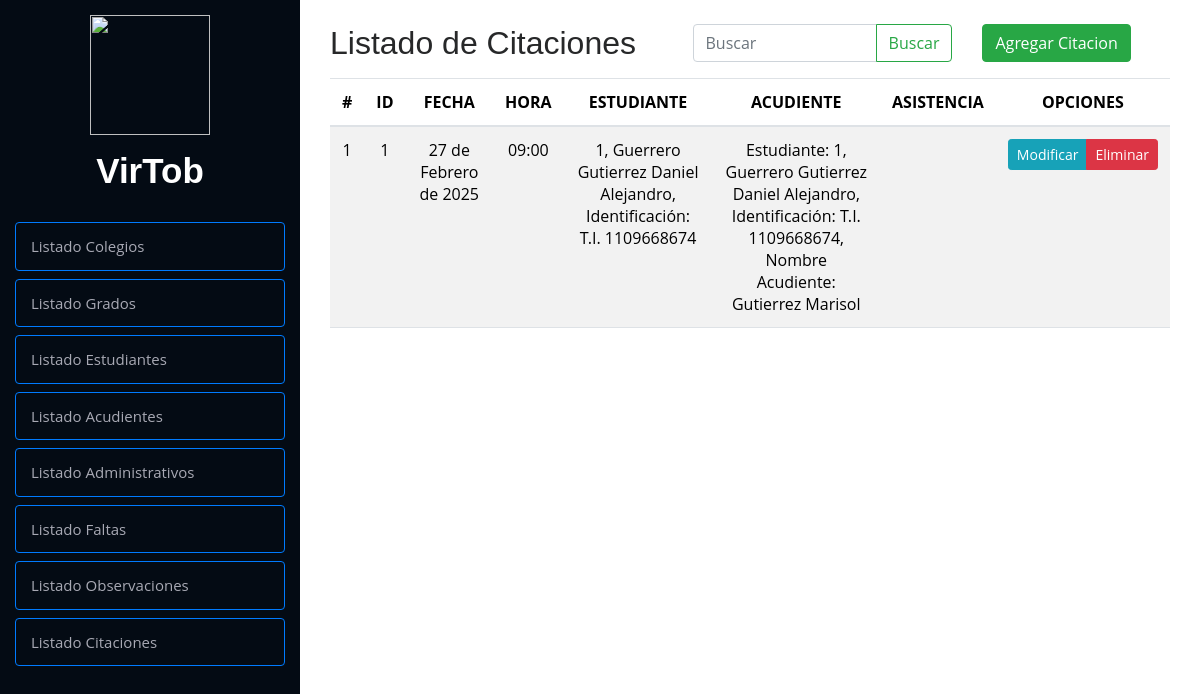
The app's page /crud/listaCitacion/, older data.
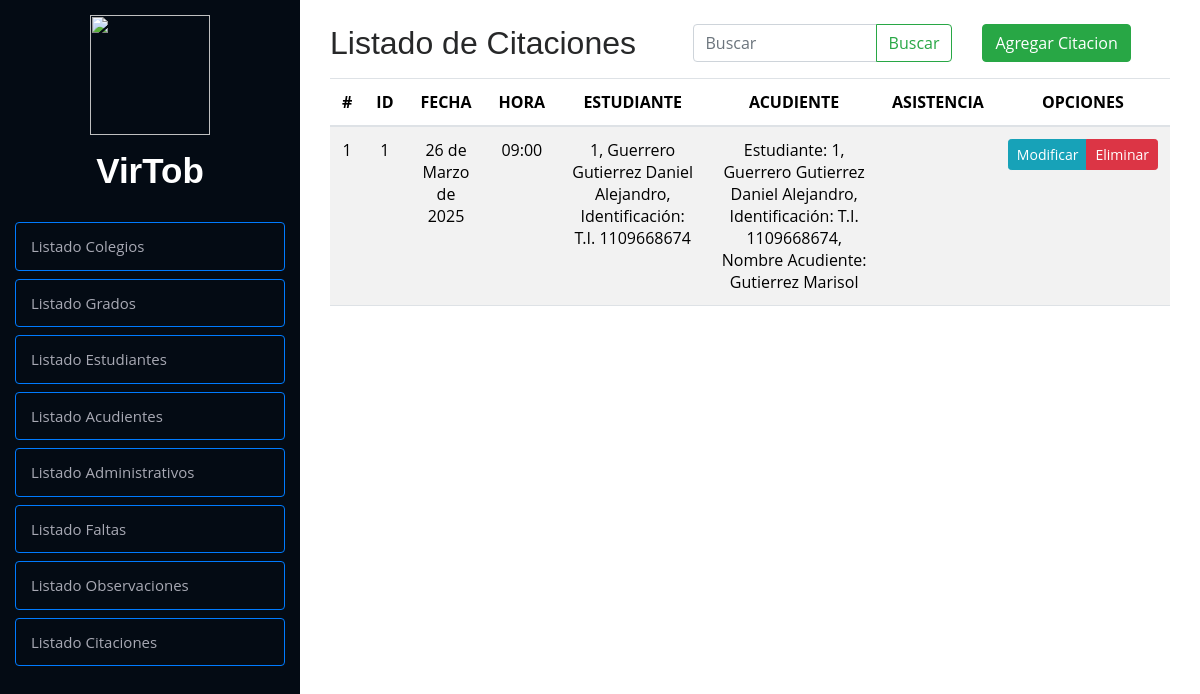
The same page, newer data.
### Modulos/Observador/models.py (models this page shows, shortened)
class Citaciones(models.Model):
    idCitacion = models.AutoField(primary_key=True)
    fecha = models.DateField()
    hora = models.TimeField()
    idAcudiente = models.ForeignKey(Acudiente, on_delete=models.CASCADE, related_name="citaciones")
    idEstudiante = models.ForeignKey(Estudiante, on_delete=models.CASCADE, related_name="citaciones")
    class Meta:
        verbose_name = 'Citaciones'

class Estudiante(models.Model):
    idEstudiante = models.AutoField(primary_key=True)
    tiposDocumentos = [
        ('T.I.', 'Tarjeta de Identidad'),
        ('C.C.', 'Cedula de Ciudadanía'),
        ('C.E.', 'Cedula de Extranjería')
    ]
    tipoDocumento = models.CharField(max_length=4, choices=tiposDocumentos ,default='T.I.')
    documento = models.CharField(max_length=10, default=0)
    nombre = models.CharField(max_length=100)
    apellido = models.CharField(max_length=100)
    edad = models.IntegerField()
    correo = models.EmailField(max_length=100)
    contrasena = models.CharField(max_length=100)
    faltasTipo1 = models.IntegerField(default=0)
    faltasTipo2 = models.IntegerField(default=0)
    faltasTipo3 = models.IntegerField(default=0)
    idColegio = models.ForeignKey(Colegio, on_delete=models.CASCADE, related_name="estudiantes", default= 1)
    idGrado = models.ForeignKey(Grado, on_delete=models.CASCADE, null=True, blank=True)
    urlImagenPerfil = models.CharField(max_length=256, default="")
    def __str__(self):
        return f"{self.idEstudiante}, {self.apellido} {self.nombre}, Identificación: {self.tipoDocumento} {self.documento}"
    class Meta:
        verbose_name = 'Estudiante'

class Acudiente(models.Model):
    idAcudiente = models.AutoField(primary_key=True)
    tiposDocumentos = [
        ('T.I.', 'Tarjeta de Identidad'),
        ('C.C.', 'Cedula de Ciudadanía'),
        ('C.E.', 'Cedula de Extranjería')
    ]
    tipoDocumento = models.CharField(max_length=4, choices=tiposDocumentos ,default='C.C.')
    documento = models.CharField(max_length=10, default=0)
    nombre = models.CharField(max_length=100)
    apellido = models.CharField(max_length=100)
    telefono = models.CharField(max_length=13)  # Mejor CharField para conservar ceros iniciales
    correo = models.EmailField(max_length=100)  # EmailField valida automáticamente correos
    contrasena = models.CharField(max_length=100)
    idEstudiante = models.ForeignKey(Estudiante, on_delete=models.CASCADE, related_name="acudientes")
    def __str__(self):
        return f"Estudiante: {self.idEstudiante}, Nombre Acudiente: {self.apellido} {self.nombre}"
    class Meta:
        verbose_name = 'Acudiente'

### Modulos/Observador/views.py (the view, shortened to what this page needs)
# urls.py: path('listaCitacion/', listaCitacion, name='listaCitacion'),
def listaCitacion(request):
    query = request.GET.get("buscar", "")  # Obtener el valor del input
    citaciones = Citaciones.objects.all()  # Obtiene todos los registro
    return render(request, 'listas/citaciones.html', {'citacion': citaciones, "query": query})

### Modulos/Observador/templates/listas/citaciones.html (shortened to what this page needs)
{% extends "../index.html" %}
{% load static %}
        {% block contenido %}
        <div class="container py-4">
            <div class="row">
                <div class="col-md-12">
                    <div class="row">
                        <div class="col-5">
                            <h2>Listado de Citaciones</h2>
                        </div>
                        <div class="col-4">
                            <form class="d-flex" method="GET">
                                <div class="input-group">
                                    <input type="text" class="form-control" placeholder="Buscar" name="buscar"
                                        value="{{ query }}" aria-label="Search">
                                    <button class="btn btn-outline-success" type="submit">Buscar</button>
                                </div>
                            </form>
                        </div>
                        <div class="col-3">
                            <a href="{% url 'agregarCitacion' %}" class="btn btn-success">Agregar Citacion</a>
                        </div>
                    </div>
                    <div class="table-responsive">
                        <table class="table table-striped">
                            <thead>
                                <tr>
                                    <th>#</th>
                                    <th>ID</th>
                                    <th>FECHA</th>
                                    <th>HORA</th>
                                    <th>ESTUDIANTE</th>
                                    <th>ACUDIENTE</th>
                                    <th>ASISTENCIA</th>
                                    <th>OPCIONES</th>
                                </tr>
                            </thead>
                            <tbody>
                                {% if citacion %}
                                {% for citacion in citacion %}
                                <tr>
                                    <td class="">{{ forloop.counter }}</td>
                                    <td class="">{{ citacion.idCitacion }}</td>
                                    <td class="">{{ citacion.fecha }}</td>
                                    <td class="">{{ citacion.hora }}</td>
                                    <td class="">{{ citacion.idEstudiante }}</td>
                                    <td class="">{{ citacion.idAcudiente }}</td>
                                    <td class="">{{ citacion.asistencia }}</td>
                                    <td>
                                        <div class="btn-group btn-group-sm" role="group" aria-label="Basic example">
                                            <a href="{% url 'modificarCitacion' citacion.idCitacion %}"
                                                class="btn btn-info btn-sm">
                                                Modificar
                                            </a>
                                            <a href="#" onclick="eliminarCitacion({{ citacion.idCitacion }})"
                                                class="btn btn-danger btn-sm">
                                                Eliminar
                                            </a>
                                        </div>
                                    </td>
                                </tr>
                                {% endfor %}
                                {% else %}
                                <tr>
                                    <td colspan="8" class="text-center text-danger">⚠ No se encontraron resultados</td>
                                </tr>
                                {% endif %}
                            </tbody>
                        </table>
                    </div>
                </div>
            </div>
        </div>
        {% endblock %}

Row changes from the older to the newer data that the page shows:
changed Citaciones "1, Guerrero Gutierrez Daniel Alejandro, Identificación: T.I. 1109668674": fecha "27 de Febrero de 2025" → "26 de Marzo de 2025"
